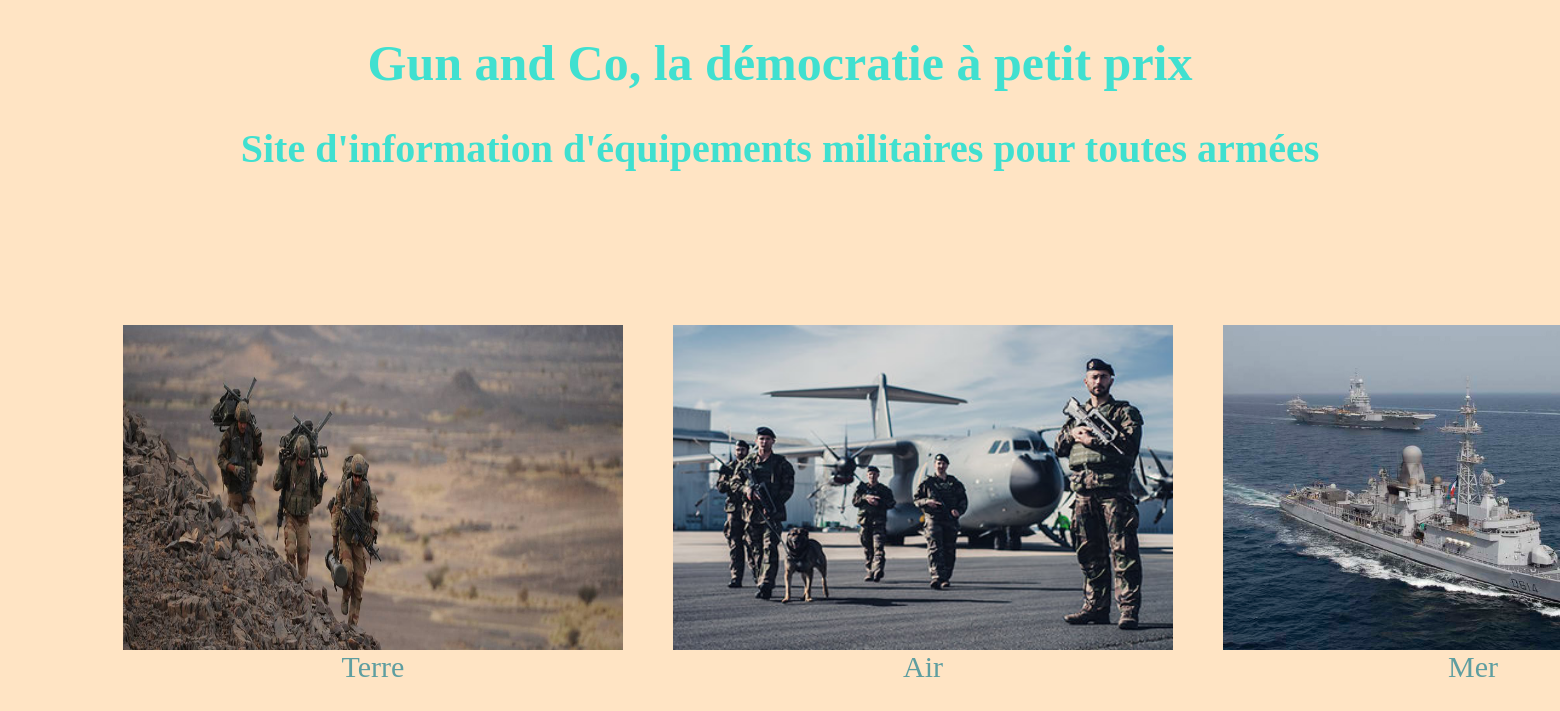
Screenshot of /Programmation/controler/main.ctrl.php with the database file from the repository.
### tables this page shows
CREATE TABLE categorie (
  ref INTEGER PRIMARY KEY,
  nom TEXT,
  image TEXT,
  pere INTEGER,
  fille INTEGER,
  FOREIGN KEY(pere) REFERENCES categorie(id)
);

### Programmation/controler/main.ctrl.php (called while the page is built, shortened)
<?php
require_once('../model/Categorie.class.php');
require_once('../model/DAO.class.php');
$H = new DAO();
$categories = $H->getAllCat();
include('../view/main.view.php');
?>

### Programmation/model/DAO.class.php (called while the page is built, shortened)
<?php
require_once("Categorie.class.php");
    class DAO {
        private $db;
        function __construct() {
          try {
            $this->db = new PDO('sqlite:../data/produitsmilitaires.db');
          }
          catch (PDOException $e){
            die("erreur de connexion:".$e->getMessage());
          }
        }
        function getAllCat() : array {
          $m="SELECT * FROM categorie";
          $sth = $this->db->query($m);
          $resultat = $sth->fetchAll(PDO::FETCH_CLASS, "Categorie");
          return $resultat;
        }
    }
?>

### Programmation/model/Categorie.class.php (called while the page is built, shortened)
<?php
  class Categorie {
    private $ref;
    private $nom;
    private $image;
    function getRef() : int {
      return $this->ref;
    }
    function getNom() : string {
      return $this->nom;
    }
    function getImage() : string {
      return $this->image;
    }
  }
 ?>

### Programmation/view/main.view.php (the view, shortened to what this page needs)
<!DOCTYPE html>
<html lang="en" dir="ltr">
  <head>
    <link rel="stylesheet" media="screen" href="../view/main.view.css" />
  </head>
  <body>
    <h1>Gun and Co, la démocratie à petit prix</h1>
    <h2>Site d'information d'équipements militaires pour toutes armées</h2>
    <div class="">
      <?php foreach ($categories as $cat) {
        if ($cat->getRef() < 10 ) { ?>
          <a href="afficherCategories.ctrl.php?categorie=<?= $cat->getRef() ?>" class="<?= $cat->getNom() ?>"> <img src="../view/Design/Catégories/<?= $cat->getImage() ?>" alt=""/> <?= $cat->getNom() ?> </a> <br>
          <br>
        <?php }
      } ?>
    </div>
  </body>
</html>

### Programmation/view/main.view.css (style rules this page uses)
body { background-color: #FFE4C4; font-family: 'Helvetia'; }
h1 { color: #40E0D0; font-size: 50px; font-weight: bold; text-align: center; }
h2 { color: #40E0D0; font-size: 40px; text-align: center; }
img { width: 500px; height: 325px; }
a { display: flex; flex-direction: column; margin-top: 120px; padding: 0px; align-items: center; text-decoration: none; color: #5F9EA0; font-size: 30px; }
div { display: flex; }
.Air { margin-right: 50px; margin-left: 50px; }
.Terre { margin-left: 115px; }

### rows the page displays
categorie: image (picture), nom "Terre"
categorie: image (picture), nom "Air"
categorie: image (picture), nom "Mer"
